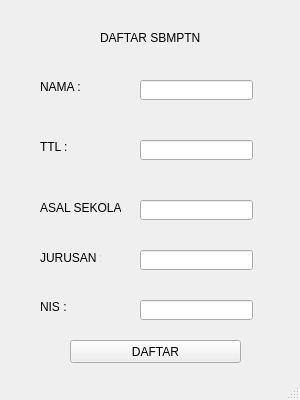
<?xml version="1.0" encoding="UTF-8"?>
<ui version="4.0">
 <class>MainWindow</class>
 <widget class="QMainWindow" name="MainWindow">
  <property name="geometry">
   <rect>
    <x>0</x>
    <y>0</y>
    <width>300</width>
    <height>400</height>
   </rect>
  </property>
  <property name="minimumSize">
   <size>
    <width>300</width>
    <height>400</height>
   </size>
  </property>
  <property name="maximumSize">
   <size>
    <width>300</width>
    <height>400</height>
   </size>
  </property>
  <property name="windowTitle">
   <string>MainWindow</string>
  </property>
  <widget class="QWidget" name="centralwidget">
   <widget class="QLabel" name="label">
    <property name="geometry">
     <rect>
      <x>100</x>
      <y>30</y>
      <width>101</width>
      <height>16</height>
     </rect>
    </property>
    <property name="text">
     <string>DAFTAR SBMPTN</string>
    </property>
   </widget>
   <widget class="QLabel" name="label_2">
    <property name="geometry">
     <rect>
      <x>40</x>
      <y>80</y>
      <width>47</width>
      <height>13</height>
     </rect>
    </property>
    <property name="text">
     <string>NAMA :</string>
    </property>
   </widget>
   <widget class="QLineEdit" name="inputNama">
    <property name="geometry">
     <rect>
      <x>140</x>
      <y>80</y>
      <width>113</width>
      <height>20</height>
     </rect>
    </property>
   </widget>
   <widget class="QLabel" name="label_3">
    <property name="geometry">
     <rect>
      <x>40</x>
      <y>140</y>
      <width>47</width>
      <height>13</height>
     </rect>
    </property>
    <property name="text">
     <string>TTL :</string>
    </property>
   </widget>
   <widget class="QLineEdit" name="inputTTL">
    <property name="geometry">
     <rect>
      <x>140</x>
      <y>140</y>
      <width>113</width>
      <height>20</height>
     </rect>
    </property>
   </widget>
   <widget class="QLabel" name="label_4">
    <property name="geometry">
     <rect>
      <x>40</x>
      <y>200</y>
      <width>81</width>
      <height>16</height>
     </rect>
    </property>
    <property name="text">
     <string>ASAL SEKOLAH :</string>
    </property>
   </widget>
   <widget class="QLabel" name="label_5">
    <property name="geometry">
     <rect>
      <x>40</x>
      <y>250</y>
      <width>61</width>
      <height>16</height>
     </rect>
    </property>
    <property name="text">
     <string>JURUSAN :</string>
    </property>
   </widget>
   <widget class="QLabel" name="label_6">
    <property name="geometry">
     <rect>
      <x>40</x>
      <y>300</y>
      <width>47</width>
      <height>13</height>
     </rect>
    </property>
    <property name="text">
     <string>NIS :</string>
    </property>
   </widget>
   <widget class="QLineEdit" name="inputSEKOLAH">
    <property name="geometry">
     <rect>
      <x>140</x>
      <y>200</y>
      <width>113</width>
      <height>20</height>
     </rect>
    </property>
   </widget>
   <widget class="QLineEdit" name="inputJURUSAN">
    <property name="geometry">
     <rect>
      <x>140</x>
      <y>250</y>
      <width>113</width>
      <height>20</height>
     </rect>
    </property>
   </widget>
   <widget class="QLineEdit" name="inputNIS">
    <property name="geometry">
     <rect>
      <x>140</x>
      <y>300</y>
      <width>113</width>
      <height>20</height>
     </rect>
    </property>
   </widget>
   <widget class="QPushButton" name="pushButton">
    <property name="geometry">
     <rect>
      <x>70</x>
      <y>340</y>
      <width>171</width>
      <height>23</height>
     </rect>
    </property>
    <property name="text">
     <string>DAFTAR</string>
    </property>
   </widget>
  </widget>
  <widget class="QStatusBar" name="statusbar"/>
 </widget>
 <resources/>
 <connections/>
</ui>
